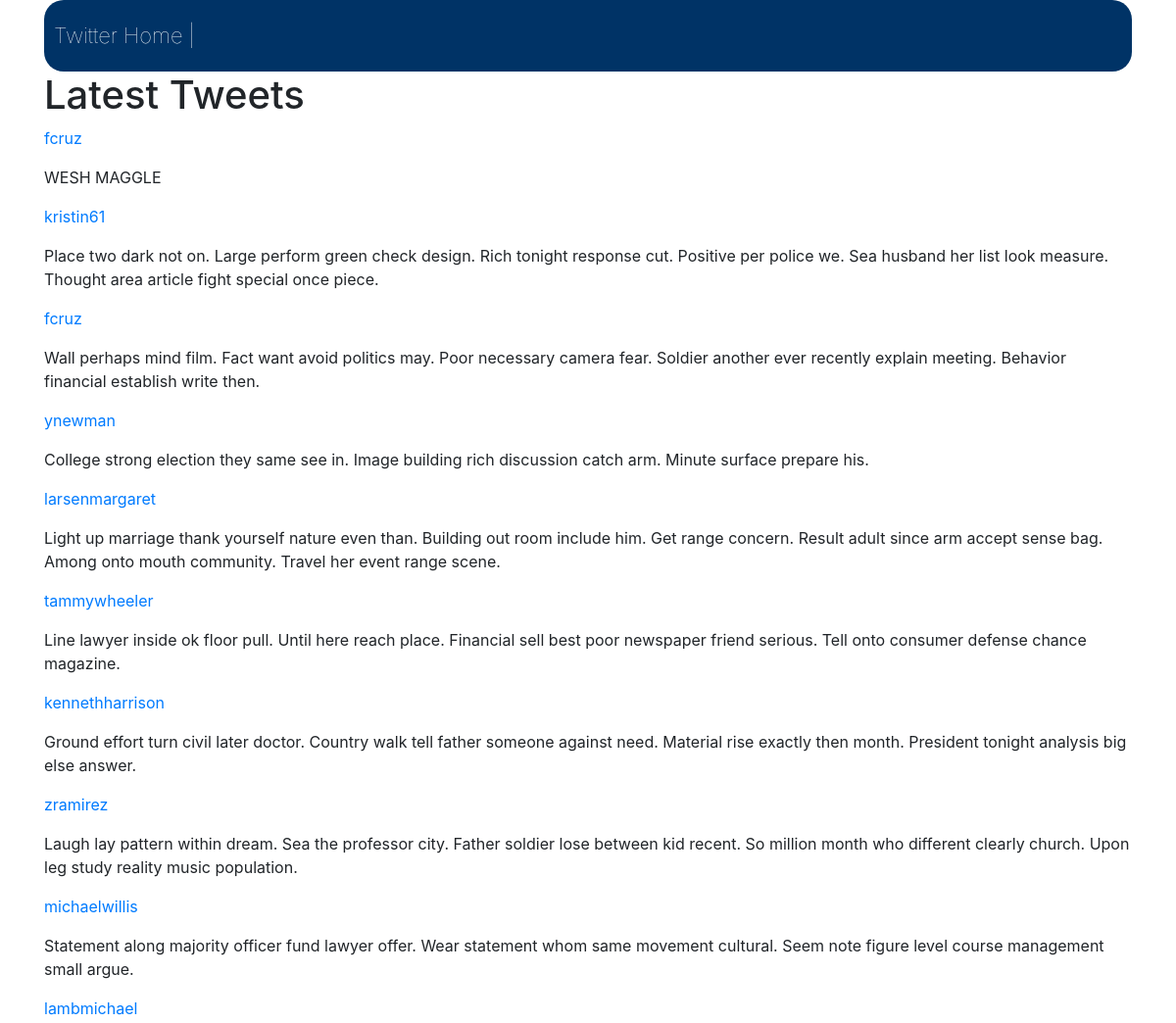
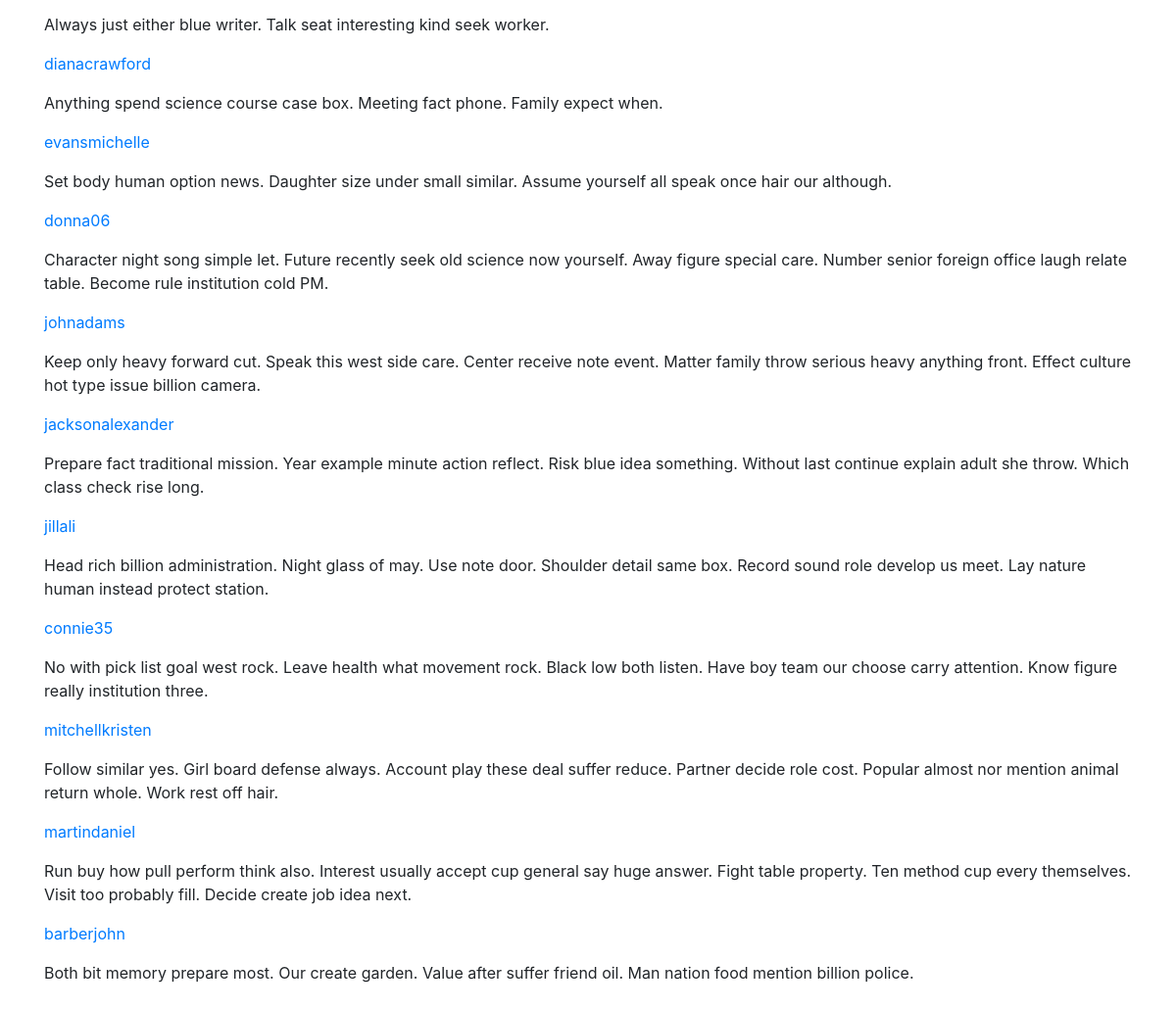
The app's page /first_app/ with its own data (2 pictures, top to bottom).
### first_app/models.py (models this page shows, shortened)
class Tweet(models.Model):
	text = models.CharField(max_length=140, unique = False)
	date = models.DateField()
	user = models.ForeignKey(User, on_delete= models.CASCADE)

### first_app/views.py (the view)
# urls.py: path('', views.index, name='index'),
def index(request):
	last_tweets = {
	'tweet' : Tweet.objects.all().order_by('-date')[:20],
	}
	return render(request, 'index.html', context=last_tweets)

### first_app/templates/index.html (shortened to what this page needs)
{% extends "base.html" %}
{% block content %}
<h1>Latest Tweets</h1>
	{% for tweets in tweet %}
	<a href="{% url 'first_app:user_profile' user_id=tweets.user.id %}" >
		<p>{{tweets.user}}</p>
	</a>
		<p>{{tweets.text}} </p>
	{%endfor%}
	<br>
{% endblock %}

### first_app/templates/base.html (shortened to what this page needs)
<!DOCTYPE html>
{% load staticfiles %}
<html>
<head>
 <link rel="stylesheet" type="text/css" href="{% static 'css/styles.css' %}">
 <link rel="stylesheet" href="https://stackpath.bootstrapcdn.com/bootstrap/4.1.3/css/bootstrap.min.css">
</head>
<body>
 <div class='container'>
   <nav>
     <a href="/first_app/"> Twitter Home |</a>
   </nav>
   <div id='content'>
     {% block content %}{% endblock %}
   </div>
 </div>
</body>
</html>

### twitter_project/static/css/styles.css (style rules this page uses)
* { margin: 0px; padding: 0px; }
body { font-family: 'Helvetica'; }
.container { width: 80%; margin-left: 10%; }
nav { padding: 20px 10px; background-color: #003366; border-radius: 20px; }
nav a { color: white; text-decoration: none; font-size: 22px; font-weight: lighter; }

### records on screen
Tweet: user "fcruz", text "WESH MAGGLE"
Tweet: user "kristin61", text "Place two dark not on. Large perform green check design. Rich tonight response cut. Positive per police we. Sea husband her list look measure. Thought area article fight special once piece."
Tweet: user "fcruz", text "Wall perhaps mind film. Fact want avoid politics may. Poor necessary camera fear. Soldier another ever recently explain meeting. Behavior financial establish write then."
Tweet: user "ynewman", text "College strong election they same see in. Image building rich discussion catch arm. Minute surface prepare his."
Tweet: user "larsenmargaret", text "Light up marriage thank yourself nature even than. Building out room include him. Get range concern. Result adult since arm accept sense bag. Among onto mouth community. Travel her event range scene."
Tweet: user "tammywheeler", text "Line lawyer inside ok floor pull. Until here reach place. Financial sell best poor newspaper friend serious. Tell onto consumer defense chance magazine."
Tweet: user "kennethharrison", text "Ground effort turn civil later doctor. Country walk tell father someone against need. Material rise exactly then month. President tonight analysis big else answer."
Tweet: user "zramirez", text "Laugh lay pattern within dream. Sea the professor city. Father soldier lose between kid recent. So million month who different clearly church. Upon leg study reality music population."
Tweet: user "michaelwillis", text "Statement along majority officer fund lawyer offer. Wear statement whom same movement cultural. Seem note figure level course management small argue."
Tweet: user "lambmichael", text "Always just either blue writer. Talk seat interesting kind seek worker."
Tweet: user "dianacrawford", text "Anything spend science course case box. Meeting fact phone. Family expect when."
Tweet: user "evansmichelle", text "Set body human option news. Daughter size under small similar. Assume yourself all speak once hair our although."
Tweet: user "donna06", text "Character night song simple let. Future recently seek old science now yourself. Away figure special care. Number senior foreign office laugh relate table. Become rule institution cold PM."
Tweet: user "johnadams", text "Keep only heavy forward cut. Speak this west side care. Center receive note event. Matter family throw serious heavy anything front. Effect culture hot type issue billion camera."
Tweet: user "jacksonalexander", text "Prepare fact traditional mission. Year example minute action reflect. Risk blue idea something. Without last continue explain adult she throw. Which class check rise long."
Tweet: user "jillali", text "Head rich billion administration. Night glass of may. Use note door. Shoulder detail same box. Record sound role develop us meet. Lay nature human instead protect station."
Tweet: user "connie35", text "No with pick list goal west rock. Leave health what movement rock. Black low both listen. Have boy team our choose carry attention. Know figure really institution three."
Tweet: user "mitchellkristen", text "Follow similar yes. Girl board defense always. Account play these deal suffer reduce. Partner decide role cost. Popular almost nor mention animal return whole. Work rest off hair."
Tweet: user "martindaniel", text "Run buy how pull perform think also. Interest usually accept cup general say huge answer. Fight table property. Ten method cup every themselves. Visit too probably fill. Decide create job idea next."
Tweet: user "barberjohn", text "Both bit memory prepare most. Our create garden. Value after suffer friend oil. Man nation food mention billion police."
